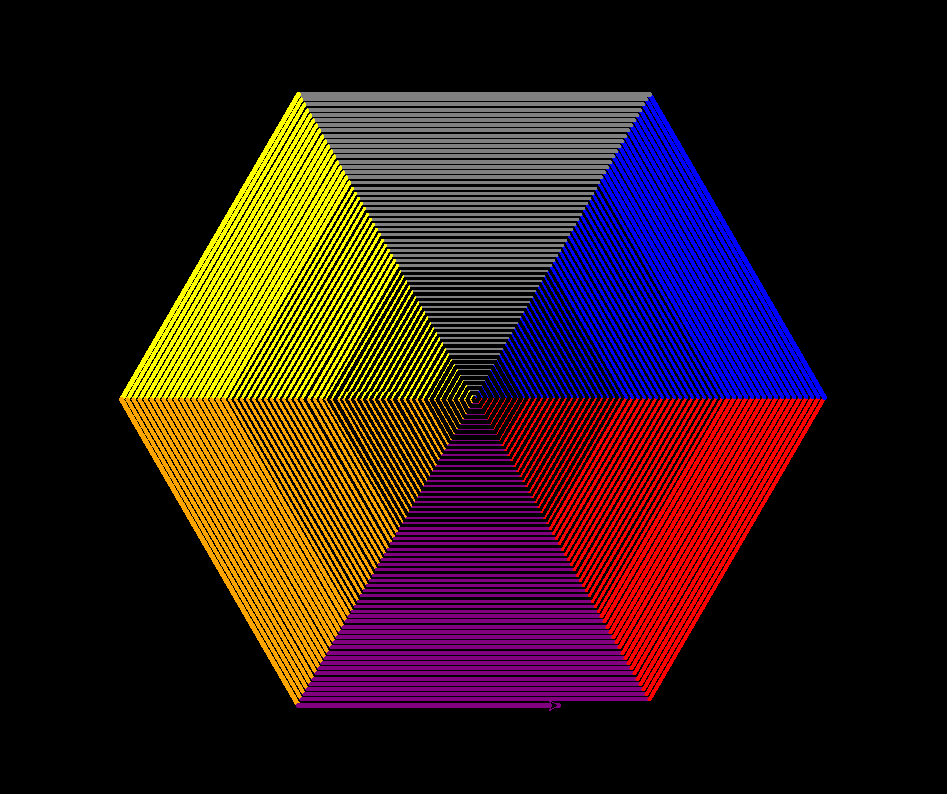

The script that drew this image:
import  turtle

colors = ['purple', 'red', 'blue', 'gray', 'yellow', 'orange']

t=turtle.Pen()
turtle.bgcolor('black')
for x in range(400):
    t.pencolor(colors[x%6])
    t.width(x/100+1)
    t.forward(x)
    t.left(60)
